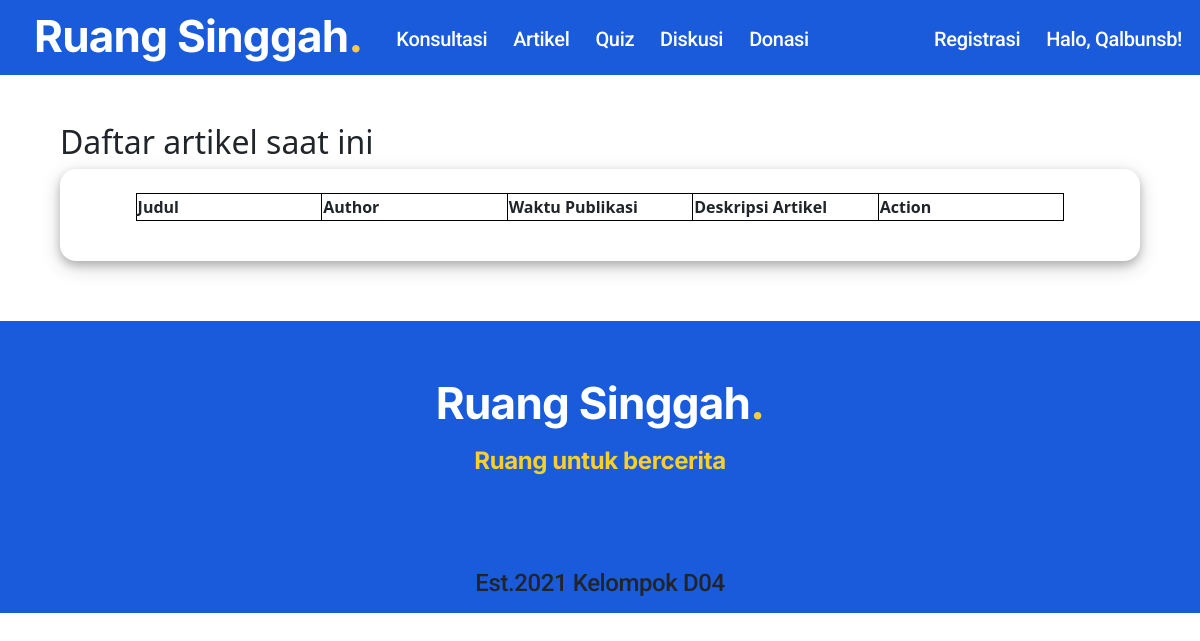
The app's page /artikel/admin_view (signed in), older data.
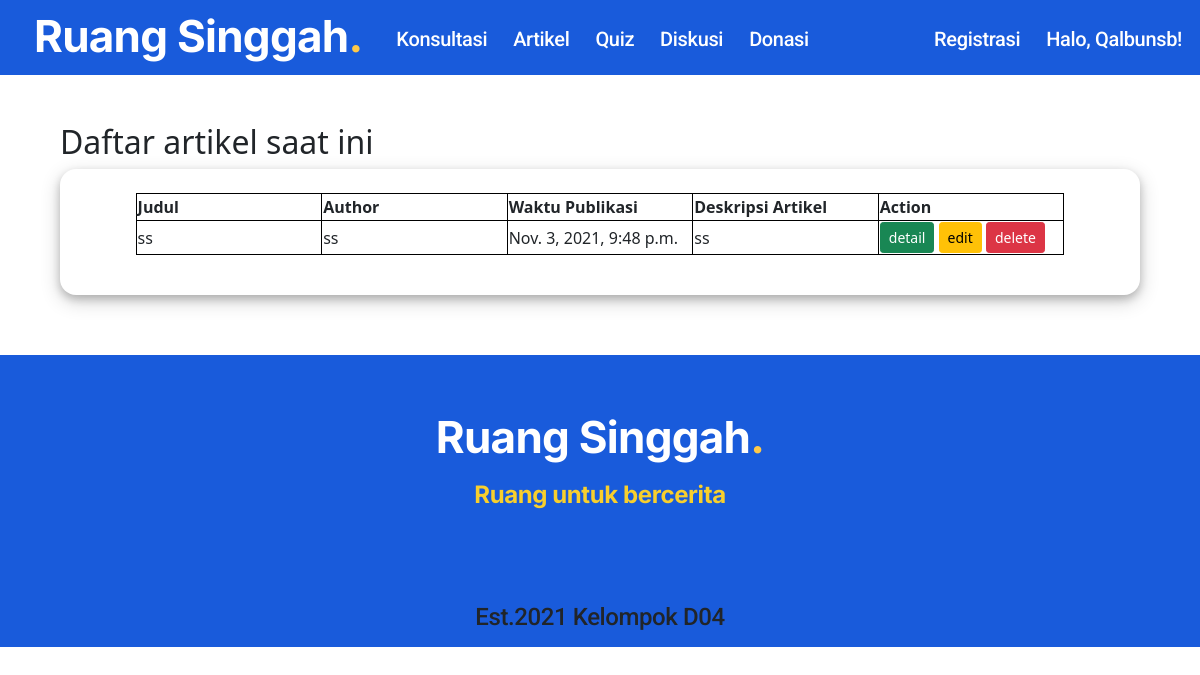
The same page, newer data.
### article/models.py (models this page shows, shortened)
class Article(models.Model):
    id=models.AutoField(primary_key=True)
    title = models.CharField(max_length = 100)
    author = models.CharField(max_length=50)
    date = models.DateTimeField(auto_now=True)
    desc = models.CharField(max_length = 300)
    article = models.TextField()
    photo = models.ImageField(upload_to='images/')

### article/views.py (the view)
# urls.py: path('admin_view', adminView, name='admin_view'),
def adminView(request):
    if request.user.is_authenticated and (request.user.is_counselor or request.user.is_staff or request.user.is_superuser):
        article = Article.objects.all().values()
        response = {'article':article}
        return render(request, 'admin_view.html', response)
    else:
        return redirect('../artikel')

### article/templates/admin_view.html (shortened to what this page needs)
{% extends 'base.html' %}
{% load static %}
    {% block css %}
    {{block.super}}
    <link rel="stylesheet" href="{% static 'css/admin_view.css' %}">
    {% endblock %}
  {% block body %}
  {{block.super}}
  <br>
  <br>
  <div class="content">
        <h2>Daftar artikel saat ini</h2>
        <div class="tableBack">
            <div class="table">
                <table>
                    <tr>
                        <th>Judul</th>
                        <th>Author</th>
                        <th>Waktu Publikasi</th>
                        <th>Deskripsi Artikel</th>
                        <th>Action</th>
                    </tr>
                    {% for i in article %}
                    <tr>
                        <td>
                            {{i.title}}
                        </td>
                        <td>
                            {{i.author}}
                        </td>
                        <td>
                            {{i.date}}
                        </td>
                        <td>
                            {{i.desc}}
                        </td>
                        <td>
                            <a href="{% url 'article:singlePost' id=i.id  %}" class="btn btn-success btn-sm">detail</a>
                            <a href="{% url 'article:edit' id=i.id  %}" class="btn btn-warning btn-sm">edit</a>
                            <button class="btn btn-block btn-delete btn-danger btn-sm">delete</button>
                        </td>
                    </tr>
                    {% endfor %}
                </table>
            </div>
        </div>
    </div>
  {% endblock %}

Row changes from the older to the newer data that the page shows:
added Article: title "ss", author "ss", date "Nov. 3, 2021, 9:48 p.m.", desc "ss"
